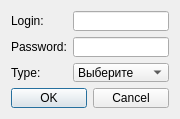
<?xml version="1.0" encoding="UTF-8"?>
<ui version="4.0">
 <class>EditUserWindow</class>
 <widget class="QDialog" name="EditUserWindow">
  <property name="geometry">
   <rect>
    <x>0</x>
    <y>0</y>
    <width>180</width>
    <height>119</height>
   </rect>
  </property>
  <property name="minimumSize">
   <size>
    <width>180</width>
    <height>119</height>
   </size>
  </property>
  <property name="maximumSize">
   <size>
    <width>180</width>
    <height>125</height>
   </size>
  </property>
  <property name="windowTitle">
   <string>Редактирование (польз.)</string>
  </property>
  <property name="windowIcon">
   <iconset resource="icons.qrc">
    <normaloff>:/new/prefix1/icons1/samolet.jpg</normaloff>:/new/prefix1/icons1/samolet.jpg</iconset>
  </property>
  <layout class="QFormLayout" name="formLayout">
   <item row="0" column="0">
    <widget class="QLabel" name="label_3">
     <property name="text">
      <string>Login:</string>
     </property>
    </widget>
   </item>
   <item row="0" column="1">
    <widget class="QLineEdit" name="loginEdit">
     <property name="maxLength">
      <number>25</number>
     </property>
     <property name="readOnly">
      <bool>true</bool>
     </property>
    </widget>
   </item>
   <item row="1" column="0">
    <widget class="QLabel" name="label">
     <property name="text">
      <string>Password:</string>
     </property>
    </widget>
   </item>
   <item row="1" column="1">
    <widget class="QLineEdit" name="passwordEdit">
     <property name="maxLength">
      <number>32</number>
     </property>
    </widget>
   </item>
   <item row="2" column="0">
    <widget class="QLabel" name="label_2">
     <property name="text">
      <string>Type:</string>
     </property>
    </widget>
   </item>
   <item row="4" column="0" colspan="2">
    <widget class="QDialogButtonBox" name="buttonBox">
     <property name="orientation">
      <enum>Qt::Horizontal</enum>
     </property>
     <property name="standardButtons">
      <set>QDialogButtonBox::Cancel|QDialogButtonBox::Ok</set>
     </property>
    </widget>
   </item>
   <item row="2" column="1">
    <widget class="QComboBox" name="typeEdit">
     <property name="currentText">
      <string notr="true">Выберите</string>
     </property>
     <property name="currentIndex">
      <number>0</number>
     </property>
     <property name="maxCount">
      <number>4</number>
     </property>
     <item>
      <property name="text">
       <string>Выберите</string>
      </property>
     </item>
     <item>
      <property name="text">
       <string>Пассажир</string>
      </property>
     </item>
     <item>
      <property name="text">
       <string>Кассир</string>
      </property>
     </item>
     <item>
      <property name="text">
       <string>Администратор</string>
      </property>
     </item>
    </widget>
   </item>
  </layout>
 </widget>
 <resources>
  <include location="icons.qrc"/>
 </resources>
 <connections>
  <connection>
   <sender>buttonBox</sender>
   <signal>accepted()</signal>
   <receiver>EditUserWindow</receiver>
   <slot>accept()</slot>
   <hints>
    <hint type="sourcelabel">
     <x>248</x>
     <y>254</y>
    </hint>
    <hint type="destinationlabel">
     <x>157</x>
     <y>274</y>
    </hint>
   </hints>
  </connection>
  <connection>
   <sender>buttonBox</sender>
   <signal>rejected()</signal>
   <receiver>EditUserWindow</receiver>
   <slot>reject()</slot>
   <hints>
    <hint type="sourcelabel">
     <x>316</x>
     <y>260</y>
    </hint>
    <hint type="destinationlabel">
     <x>286</x>
     <y>274</y>
    </hint>
   </hints>
  </connection>
 </connections>
</ui>
